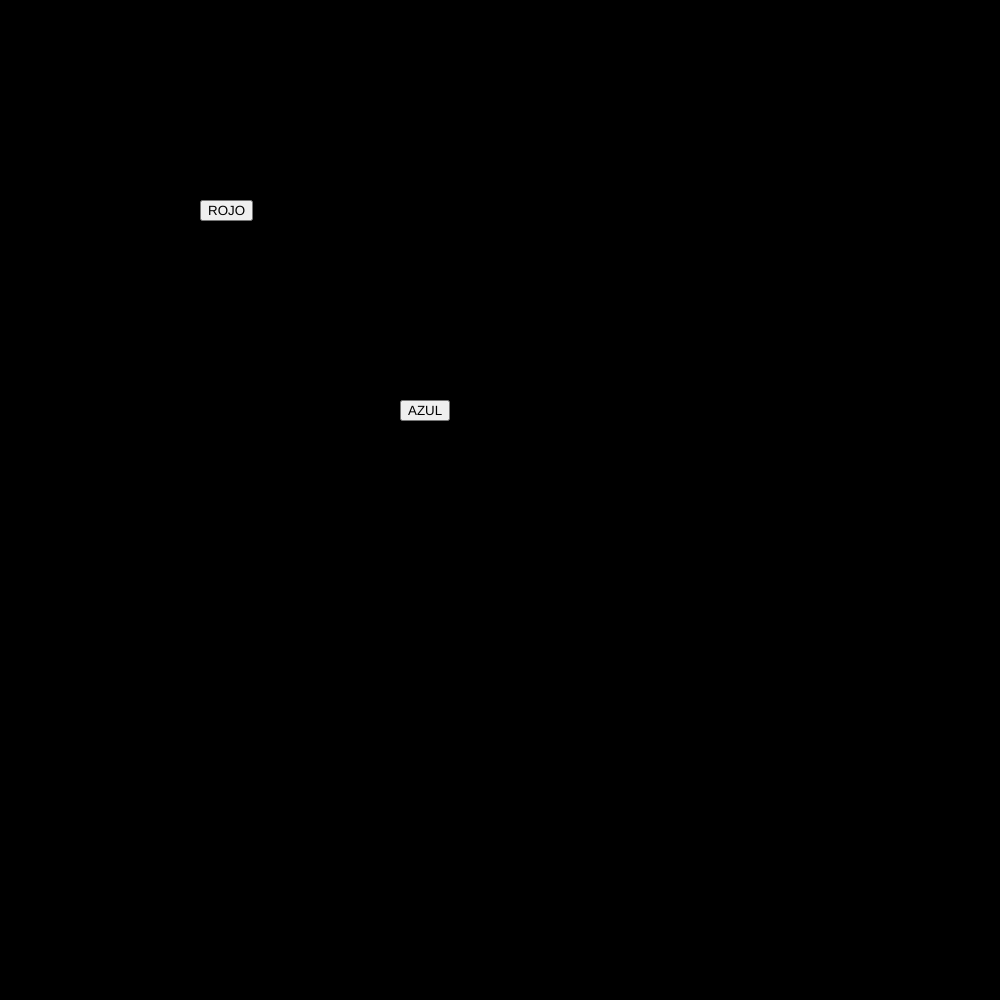
Frame 1 (no input)
Frame 60 (no input): identical to frame 1, image omitted
Frame 120 (the mouse pressed at the canvas centre since frame 60): identical to frame 1, image omitted

The p5.js sketch that drew this single still picture (run headless with seeded random() and noise() and a simulated clock; from frame 60 on, the mouse is pressed at the canvas centre):

// p5.js sketch
// ── sketch.js
var btn_red 
var btn_BLUE 
var r=0 
var g=0 
var b=0 

function setup()
{ 
  createCanvas(1000,1000); 
  btn_red=createButton("ROJO")
  btn_red.position(200,200) 
  btn_red.mousePressed(red_bg) 
  btn_BLUE=createButton("AZUL") 
  btn_BLUE.position(400,400) 
  btn_BLUE.mousePressed(BLUE) } 
  
  function draw(){ 
    background(r,g,b) } 
    
    function red_bg()
    { r=255; g=0; b=0; } 
    function BLUE(){ 
      r=0; g=0;b=255 }
